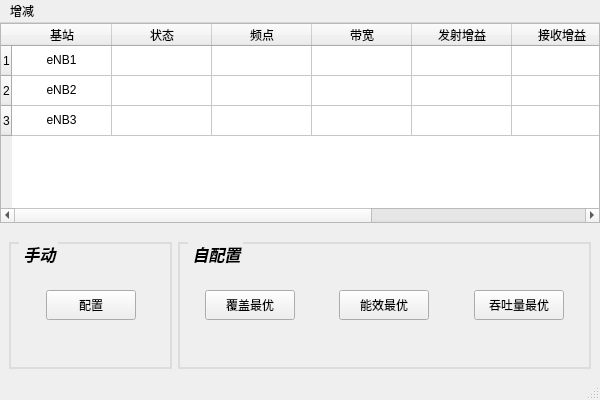
<?xml version="1.0" encoding="UTF-8"?>
<ui version="4.0">
 <class>config_mainwindow</class>
 <widget class="QMainWindow" name="config_mainwindow">
  <property name="geometry">
   <rect>
    <x>0</x>
    <y>0</y>
    <width>600</width>
    <height>400</height>
   </rect>
  </property>
  <property name="windowTitle">
   <string>MainWindow</string>
  </property>
  <widget class="QWidget" name="centralwidget">
   <layout class="QVBoxLayout" name="verticalLayout">
    <property name="spacing">
     <number>10</number>
    </property>
    <property name="leftMargin">
     <number>0</number>
    </property>
    <property name="topMargin">
     <number>0</number>
    </property>
    <property name="rightMargin">
     <number>0</number>
    </property>
    <property name="bottomMargin">
     <number>0</number>
    </property>
    <item>
     <widget class="QTableWidget" name="tableWidget">
      <property name="maximumSize">
       <size>
        <width>16777215</width>
        <height>200</height>
       </size>
      </property>
      <property name="styleSheet">
       <string notr="true"/>
      </property>
      <row>
       <property name="text">
        <string>1</string>
       </property>
      </row>
      <row>
       <property name="text">
        <string>2</string>
       </property>
      </row>
      <row>
       <property name="text">
        <string>3</string>
       </property>
      </row>
      <column>
       <property name="text">
        <string>基站</string>
       </property>
      </column>
      <column>
       <property name="text">
        <string>状态</string>
       </property>
      </column>
      <column>
       <property name="text">
        <string>频点</string>
       </property>
      </column>
      <column>
       <property name="text">
        <string>带宽</string>
       </property>
      </column>
      <column>
       <property name="text">
        <string>发射增益</string>
       </property>
      </column>
      <column>
       <property name="text">
        <string>接收增益</string>
       </property>
      </column>
      <column>
       <property name="text">
        <string>功率</string>
       </property>
      </column>
      <column>
       <property name="text">
        <string>PRB分配</string>
       </property>
      </column>
      <item row="0" column="0">
       <property name="text">
        <string>eNB1</string>
       </property>
       <property name="textAlignment">
        <set>AlignCenter</set>
       </property>
      </item>
      <item row="0" column="1">
       <property name="text">
        <string/>
       </property>
      </item>
      <item row="0" column="7">
       <property name="text">
        <string>0111010011101</string>
       </property>
       <property name="flags">
        <set>ItemIsSelectable|ItemIsEditable|ItemIsDragEnabled|ItemIsUserCheckable|ItemIsEnabled</set>
       </property>
      </item>
      <item row="1" column="0">
       <property name="text">
        <string>eNB2</string>
       </property>
       <property name="textAlignment">
        <set>AlignCenter</set>
       </property>
      </item>
      <item row="1" column="7">
       <property name="text">
        <string>0111010011101</string>
       </property>
       <property name="flags">
        <set>ItemIsSelectable|ItemIsEditable|ItemIsDragEnabled|ItemIsUserCheckable|ItemIsEnabled</set>
       </property>
      </item>
      <item row="2" column="0">
       <property name="text">
        <string>eNB3</string>
       </property>
       <property name="textAlignment">
        <set>AlignCenter</set>
       </property>
      </item>
      <item row="2" column="7">
       <property name="text">
        <string>0111010011101</string>
       </property>
       <property name="flags">
        <set>ItemIsSelectable|ItemIsEditable|ItemIsDragEnabled|ItemIsUserCheckable|ItemIsEnabled</set>
       </property>
      </item>
     </widget>
    </item>
    <item>
     <widget class="QWidget" name="widget" native="true">
      <property name="maximumSize">
       <size>
        <width>16777215</width>
        <height>200</height>
       </size>
      </property>
      <property name="font">
       <font>
        <family>Abyssinica SIL</family>
        <weight>50</weight>
        <italic>true</italic>
        <bold>false</bold>
       </font>
      </property>
      <layout class="QHBoxLayout" name="horizontalLayout">
       <item>
        <widget class="QGroupBox" name="groupBox">
         <property name="maximumSize">
          <size>
           <width>180</width>
           <height>16777215</height>
          </size>
         </property>
         <property name="styleSheet">
          <string notr="true">QGroupBox {
			font-weight: bold;
			font-size:16px;
            border-color: #DCDCDC;
            border-width: 2px;
            border-style: solid;
            margin-top: 0.5ex;
        }
QGroupBox::title {
			color:black;
			
           subcontrol-origin: margin;
            subcontrol-position: top left;
            left: 10px;
            margin-left: 2px;
            padding: 0  0px;
        }</string>
         </property>
         <property name="title">
          <string>手动</string>
         </property>
         <layout class="QHBoxLayout" name="horizontalLayout_2">
          <item>
           <spacer name="horizontalSpacer">
            <property name="orientation">
             <enum>Qt::Horizontal</enum>
            </property>
            <property name="sizeHint" stdset="0">
             <size>
              <width>6</width>
              <height>20</height>
             </size>
            </property>
           </spacer>
          </item>
          <item>
           <widget class="QPushButton" name="pushButton">
            <property name="minimumSize">
             <size>
              <width>90</width>
              <height>30</height>
             </size>
            </property>
            <property name="maximumSize">
             <size>
              <width>90</width>
              <height>30</height>
             </size>
            </property>
            <property name="text">
             <string>配置</string>
            </property>
           </widget>
          </item>
          <item>
           <spacer name="horizontalSpacer_2">
            <property name="orientation">
             <enum>Qt::Horizontal</enum>
            </property>
            <property name="sizeHint" stdset="0">
             <size>
              <width>9</width>
              <height>20</height>
             </size>
            </property>
           </spacer>
          </item>
         </layout>
        </widget>
       </item>
       <item>
        <widget class="QGroupBox" name="groupBox_2">
         <property name="styleSheet">
          <string notr="true">QGroupBox {
			font-weight: bold;
			font-size:16px;
            border-color: #DCDCDC;
            border-width: 2px;
            border-style: solid;
            margin-top: 0.5ex;
        }
QGroupBox::title {
			color:black;
			
           subcontrol-origin: margin;
            subcontrol-position: top left;
            left: 10px;
            margin-left: 2px;
            padding: 0  0px;
        }</string>
         </property>
         <property name="title">
          <string>自配置</string>
         </property>
         <layout class="QHBoxLayout" name="horizontalLayout_4">
          <property name="leftMargin">
           <number>25</number>
          </property>
          <property name="rightMargin">
           <number>25</number>
          </property>
          <property name="bottomMargin">
           <number>9</number>
          </property>
          <item>
           <widget class="QPushButton" name="cg_btn_cover">
            <property name="minimumSize">
             <size>
              <width>90</width>
              <height>30</height>
             </size>
            </property>
            <property name="maximumSize">
             <size>
              <width>90</width>
              <height>30</height>
             </size>
            </property>
            <property name="text">
             <string>覆盖最优</string>
            </property>
           </widget>
          </item>
          <item>
           <spacer name="horizontalSpacer_5">
            <property name="orientation">
             <enum>Qt::Horizontal</enum>
            </property>
            <property name="sizeHint" stdset="0">
             <size>
              <width>38</width>
              <height>20</height>
             </size>
            </property>
           </spacer>
          </item>
          <item>
           <widget class="QPushButton" name="cg_btn_power">
            <property name="minimumSize">
             <size>
              <width>90</width>
              <height>30</height>
             </size>
            </property>
            <property name="maximumSize">
             <size>
              <width>90</width>
              <height>30</height>
             </size>
            </property>
            <property name="text">
             <string>能效最优</string>
            </property>
           </widget>
          </item>
          <item>
           <spacer name="horizontalSpacer_6">
            <property name="orientation">
             <enum>Qt::Horizontal</enum>
            </property>
            <property name="sizeHint" stdset="0">
             <size>
              <width>39</width>
              <height>20</height>
             </size>
            </property>
           </spacer>
          </item>
          <item>
           <widget class="QPushButton" name="cg_btn_output">
            <property name="minimumSize">
             <size>
              <width>90</width>
              <height>30</height>
             </size>
            </property>
            <property name="maximumSize">
             <size>
              <width>90</width>
              <height>30</height>
             </size>
            </property>
            <property name="text">
             <string>吞吐量最优</string>
            </property>
           </widget>
          </item>
         </layout>
        </widget>
       </item>
      </layout>
     </widget>
    </item>
   </layout>
  </widget>
  <widget class="QMenuBar" name="menubar">
   <property name="geometry">
    <rect>
     <x>0</x>
     <y>0</y>
     <width>600</width>
     <height>25</height>
    </rect>
   </property>
   <widget class="QMenu" name="menu">
    <property name="title">
     <string>增减</string>
    </property>
    <addaction name="action"/>
    <addaction name="action_2"/>
   </widget>
   <addaction name="menu"/>
  </widget>
  <widget class="QStatusBar" name="statusbar"/>
  <action name="action">
   <property name="text">
    <string>添加</string>
   </property>
  </action>
  <action name="action_2">
   <property name="text">
    <string>删除</string>
   </property>
  </action>
  <action name="action_3">
   <property name="text">
    <string>覆盖最优</string>
   </property>
  </action>
  <action name="action_4">
   <property name="text">
    <string>性能最优</string>
   </property>
  </action>
 </widget>
 <resources/>
 <connections/>
</ui>
